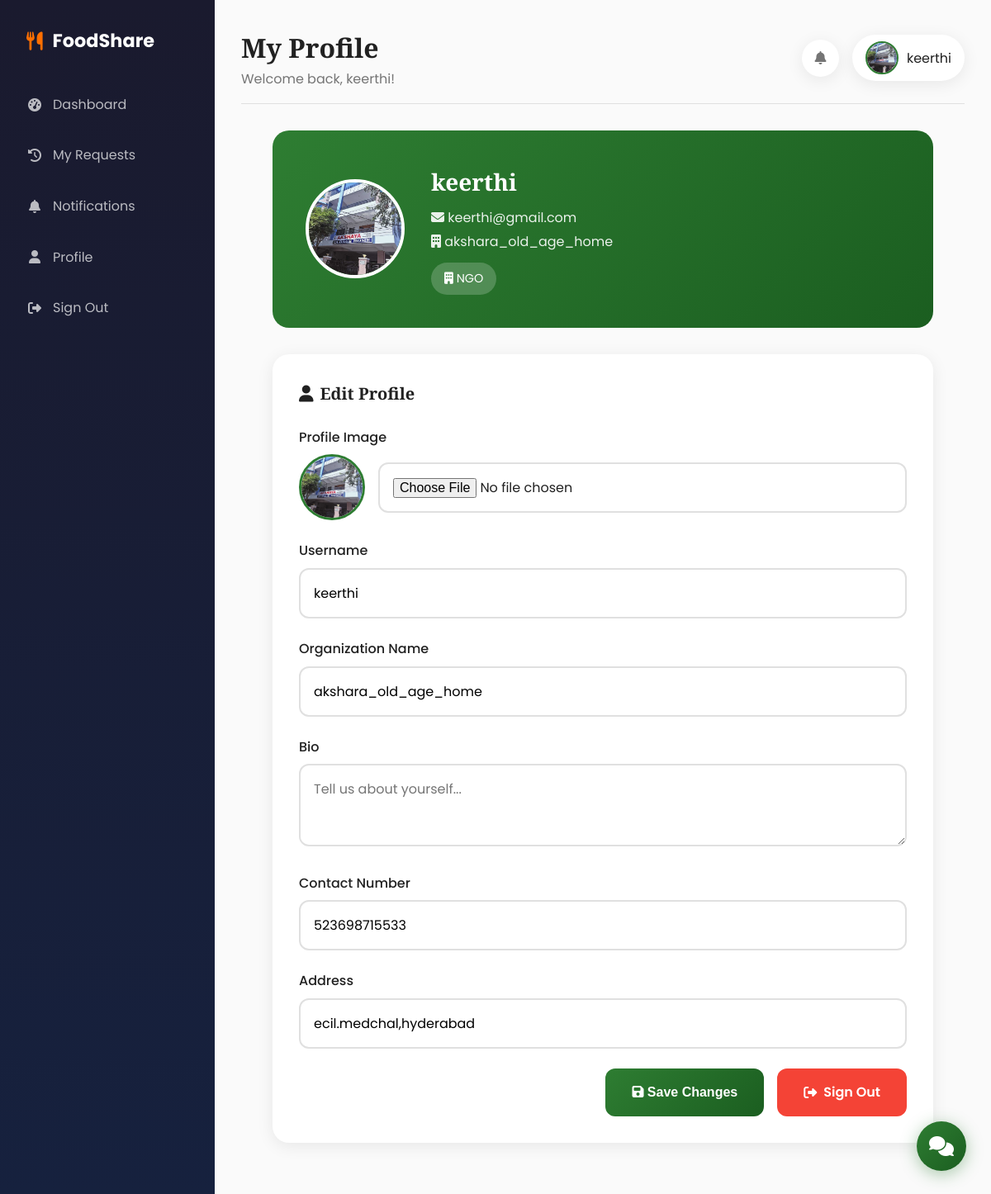
The page /profile (signed in) on the database its author committed.
### app.py (models this page shows)
class User(UserMixin, db.Model):
    id = db.Column(db.Integer, primary_key=True)
    username = db.Column(db.String(100), unique=True, nullable=False)
    email = db.Column(db.String(120), unique=True, nullable=False)
    password_hash = db.Column(db.String(200), nullable=False)
    role = db.Column(db.String(20), nullable=False)  # donor, ngo, volunteer, admin
    bio = db.Column(db.Text, default="")
    profile_image = db.Column(db.String(200), default="default.png")
    contact_no = db.Column(db.String(20), default="")
    organization_name = db.Column(db.String(100), default="")
    address = db.Column(db.String(300), default="")
    created_at = db.Column(db.DateTime, default=datetime.utcnow)
    donations = db.relationship('Donation', backref='donor', lazy=True)

### app.py (the view, shortened to what this page needs)
@app.route('/profile', methods=['GET', 'POST'])
@login_required
def profile():
    return render_template('profile.html')

### app.py (called while the page is built)
@login_manager.user_loader
def load_user(user_id):
    return User.query.get(int(user_id))

### templates/profile.html (shortened to what this page needs)
{% extends "base.html" %}
{% block page_title %}My Profile{% endblock %}
{% block content %}
<div class="profile-container">
    <div class="profile-header">
        <img src="{{ url_for('static', filename='uploads/' + current_user.profile_image) }}" alt="Profile" class="profile-avatar">
        <div class="profile-info">
            <h2>{{ current_user.username }}</h2>
            <p><i class="fas fa-envelope"></i> {{ current_user.email }}</p>
            {% if current_user.organization_name %}
            <p><i class="fas fa-building"></i> {{ current_user.organization_name }}</p>
            {% endif %}
            <span class="role-badge"><i class="fas fa-{% if current_user.role == 'donor' %}heart{% elif current_user.role == 'ngo' %}building{% elif current_user.role == 'volunteer' %}truck{% else %}shield{% endif %}"></i> {{ current_user.role|upper }}</span>
        </div>
    </div>
    <div class="profile-card">
        <h3><i class="fas fa-user"></i> Edit Profile</h3>
        <form method="POST" action="{{ url_for('profile') }}" enctype="multipart/form-data">
            <div class="form-group">
                <label>Profile Image</label>
                <div class="image-upload">
                    <img src="{{ url_for('static', filename='uploads/' + current_user.profile_image) }}" alt="Current">
                    <input type="file" name="profile_image" class="form-control" accept="image/*">
                </div>
            </div>
            <div class="form-group">
                <label for="username">Username</label>
                <input type="text" id="username" name="username" class="form-control" value="{{ current_user.username }}" required>
            </div>
            {% if current_user.role == 'ngo' %}
            <div class="form-group">
                <label for="organization_name">Organization Name</label>
                <input type="text" id="organization_name" name="organization_name" class="form-control" value="{{ current_user.organization_name or '' }}">
            </div>
            {% endif %}
            <div class="form-group">
                <label for="bio">Bio</label>
                <textarea id="bio" name="bio" class="form-control" placeholder="Tell us about yourself...">{{ current_user.bio or '' }}</textarea>
            </div>
            <div class="form-group">
                <label for="contact_no">Contact Number</label>
                <input type="tel" id="contact_no" name="contact_no" class="form-control" value="{{ current_user.contact_no or '' }}">
            </div>
            <div class="form-group">
                <label for="address">Address</label>
                <input type="text" id="address" name="address" class="form-control" value="{{ current_user.address or '' }}">
            </div>
            <div class="action-buttons">
                <button type="submit" class="btn-submit">
                    <i class="fas fa-save"></i> Save Changes
                </button>
                <a href="{{ url_for('logout') }}" class="btn-logout">
                    <i class="fas fa-sign-out-alt"></i> Sign Out
                </a>
            </div>
        </form>
    </div>
</div>
{% endblock %}

### templates/base.html (shortened to what this page needs)
<!DOCTYPE html>
<html lang="en">
<head>
    <link rel="stylesheet" href="https://cdnjs.cloudflare.com/ajax/libs/font-awesome/6.4.0/css/all.min.css">
</head>
<body>
    {% if current_user.is_authenticated %}
    <aside class="sidebar">
        <div class="sidebar-brand">
            <i class="fas fa-utensils"></i>
            <span>FoodShare</span>
        </div>
        <ul class="sidebar-menu">
            {% if current_user.role == 'admin' %}
            <li><a href="{{ url_for('admin_dashboard') }}"><i class="fas fa-tachometer-alt"></i> Dashboard</a></li>
            <li><a href="{{ url_for('history') }}"><i class="fas fa-history"></i> History</a></li>
            {% elif current_user.role == 'donor' %}
            <li><a href="{{ url_for('donor_dashboard') }}"><i class="fas fa-tachometer-alt"></i> Dashboard</a></li>
            <li><a href="{{ url_for('post_donation') }}"><i class="fas fa-plus-circle"></i> Post Donation</a></li>
            <li><a href="{{ url_for('history') }}"><i class="fas fa-history"></i> My Donations</a></li>
            {% elif current_user.role == 'ngo' %}
            <li><a href="{{ url_for('ngo_dashboard') }}"><i class="fas fa-tachometer-alt"></i> Dashboard</a></li>
            <li><a href="{{ url_for('history') }}"><i class="fas fa-history"></i> My Requests</a></li>
            {% elif current_user.role == 'volunteer' %}
            <li><a href="{{ url_for('volunteer_dashboard') }}"><i class="fas fa-tachometer-alt"></i> Dashboard</a></li>
            <li><a href="{{ url_for('history') }}"><i class="fas fa-history"></i> Delivery History</a></li>
            {% endif %}
            <li><a href="{{ url_for('notifications') }}"><i class="fas fa-bell"></i> Notifications</a></li>
            <li><a href="{{ url_for('profile') }}"><i class="fas fa-user"></i> Profile</a></li>
            <li><a href="{{ url_for('logout') }}"><i class="fas fa-sign-out-alt"></i> Sign Out</a></li>
        </ul>
    </aside>
    <main class="main-content">
        <header class="main-header">
            <div>
                <h1>{% block page_title %}Dashboard{% endblock %}</h1>
                <p style="color: var(--text-secondary);">Welcome back, {{ current_user.username }}!</p>
            </div>
            <div class="header-actions">
                <a href="{{ url_for('notifications') }}" class="notification-bell">
                    <i class="fas fa-bell"></i>
                    {% set unread = notifications|length if notifications else 0 %}
                </a>
                <a href="{{ url_for('profile') }}" class="user-menu">
                    <img src="{{ url_for('static', filename='uploads/' + current_user.profile_image) }}" alt="Profile" class="avatar">
                    <span>{{ current_user.username }}</span>
                </a>
            </div>
        </header>
        {% block content %}{% endblock %}
    </main>
    {% endif %}
    <button class="chatbot-toggle" onclick="toggleChatbot()">
        <i class="fas fa-comments"></i>
    </button>
</body>
</html>

### templates/base.html (style rules this page uses)
:root { --primary: #2E7D32; --primary-dark: #1B5E20; --secondary: #FF6F00; --accent: #00ACC1; --bg-light: #FAFAFA; --bg-dark: #1A1A2E; --card-bg: #FFFFFF; --text-primary: #212121; --text-secondary: #757575; --success: #4CAF50; --warning: #FFC107; --error: #F44336; --shadow: 0 4px 20px rgba(0,0,0,0.08); --shadow-hover: 0 8px 30px rgba(0,0,0,0.15); }
* { margin: 0; padding: 0; box-sizing: border-box; }
body { font-family: 'Poppins', sans-serif; background: var(--bg-light); color: var(--text-primary); line-height: 1.6; overflow-x: hidden; }
h1, h2, h3, h4, h5 { font-family: 'Playfair Display', serif; }
.form-group { margin-bottom: 1.5rem; }
.form-group label { display: block; margin-bottom: 0.5rem; font-weight: 500; color: var(--text-secondary); }
.form-control { width: 100%; padding: 0.875rem 1rem; border: 2px solid #e0e0e0; border-radius: 12px; font-size: 1rem; font-family: inherit; transition: all 0.3s; }
.avatar { width: 40px; height: 40px; border-radius: 50%; object-fit: cover; border: 2px solid var(--primary); }
.sidebar { position: fixed; left: 0; top: 0; bottom: 0; width: 260px; background: linear-gradient(180deg, var(--bg-dark) 0%, #16213e 100%); padding: 2rem 1rem; z-index: 100; overflow-y: auto; }
.sidebar-brand { display: flex; align-items: center; gap: 12px; color: white; font-size: 1.4rem; font-weight: 700; margin-bottom: 2rem; padding: 0 1rem; }
.sidebar-brand i { color: var(--secondary); }
.sidebar-menu { list-style: none; }
.sidebar-menu li { margin-bottom: 0.5rem; }
.sidebar-menu a { display: flex; align-items: center; gap: 12px; padding: 0.875rem 1rem; color: rgba(255,255,255,0.7); text-decoration: none; border-radius: 12px; transition: all 0.3s; }
.sidebar-menu i { width: 20px; text-align: center; }
.main-content { margin-left: 260px; padding: 2rem; min-height: 100vh; background: var(--bg-light); }
.main-header { display: flex; justify-content: space-between; align-items: center; margin-bottom: 2rem; padding-bottom: 1rem; border-bottom: 1px solid #e0e0e0; }
.main-header h1 { font-size: 2rem; color: var(--text-primary); }
.header-actions { display: flex; align-items: center; gap: 1rem; }
.notification-bell { position: relative; width: 45px; height: 45px; background: white; border-radius: 50%; display: flex; align-items: center; justify-content: center; box-shadow: var(--shadow); cursor: pointer; color: var(--text-secondary); text-decoration: none; }
.user-menu { display: flex; align-items: center; gap: 10px; padding: 0.5rem 1rem; background: white; border-radius: 30px; box-shadow: var(--shadow); cursor: pointer; text-decoration: none; color: var(--text-primary); }
.chatbot-toggle { position: fixed; bottom: 30px; right: 30px; width: 60px; height: 60px; background: linear-gradient(135deg, var(--primary) 0%, var(--primary-dark) 100%); border-radius: 50%; display: flex; align-items: center; justify-content: center; color: white; font-size: 1.5rem; cursor: pointer; box-shadow: 0 4px 20px rgba(46, 125, 50, 0.4); z-index: 1000; transition: all 0.3s; border: none; }

### rows shown on the page
User: username "keerthi", profile_image (picture), email "keerthi@gmail.com", organization_name "akshara_old_age_home", role "NGO", contact_no "523698715533", address "ecil.medchal,hyderabad"
